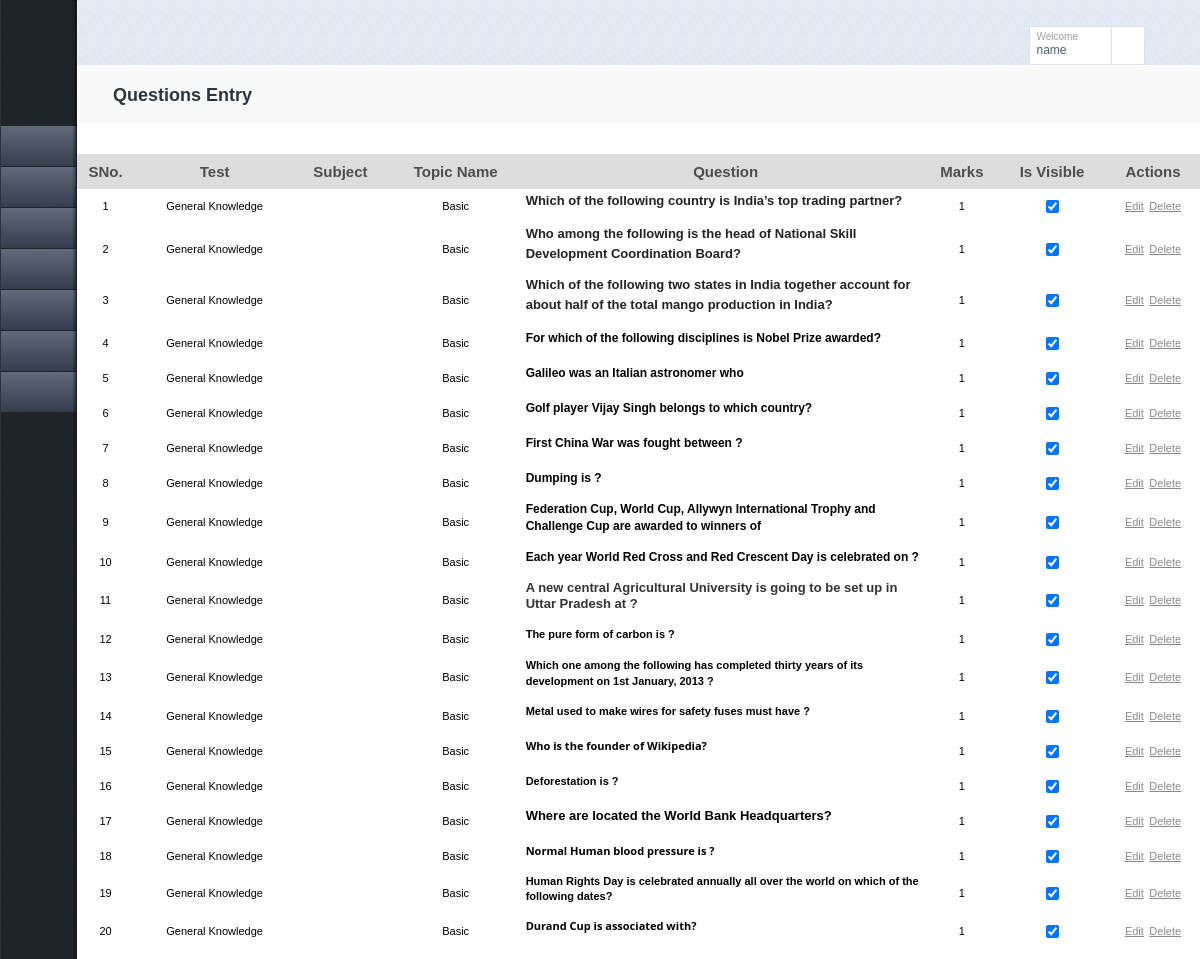
Page /group4/questionEntry.php?tid=3 (signed in) on the committed database.
### tables this page shows
CREATE TABLE IF NOT EXISTS `question_master` (
  `ques_id` int(10) unsigned NOT NULL AUTO_INCREMENT,
  `test_id` int(10) unsigned DEFAULT NULL,
  `ques` text,
  `ans1` text,
  `ans2` text,
  `ans3` text,
  `ans4` text,
  `correct` varchar(5) DEFAULT NULL,
  `subject_id` int(10) unsigned DEFAULT NULL,
  `topic_id` int(10) unsigned DEFAULT NULL,
  `sub_topic_id` int(10) DEFAULT NULL,
  `level` varchar(1) DEFAULT NULL,
  `ques_image` varchar(100) DEFAULT NULL,
  `ans1_img` varchar(100) DEFAULT NULL,
  `ans2_img` varchar(100) DEFAULT NULL,
  `ans3_img` varchar(100) DEFAULT NULL,
  `ans4_img` varchar(100) DEFAULT NULL,
  `marks` int(10) unsigned DEFAULT NULL,
  `isVisible` char(1) NOT NULL,
  `solution` text,
  `isTextBox` char(1) DEFAULT NULL,
  PRIMARY KEY (`ques_id`)
);

CREATE TABLE IF NOT EXISTS `test_master` (
  `test_id` int(10) unsigned NOT NULL AUTO_INCREMENT,
  `test_name` varchar(100) NOT NULL,
  `category_id` int(10) unsigned NOT NULL,
  `cutoff_marks` int(4) unsigned NOT NULL,
  `negative_marks` int(2) NOT NULL,
  `test_duration` int(5) unsigned NOT NULL,
  `instructions` text NOT NULL,
  `isVisible` char(1) DEFAULT NULL,
  `isEvent` varchar(3) DEFAULT NULL,
  `event_status` varchar(10) DEFAULT NULL,
  PRIMARY KEY (`test_id`)
);

CREATE TABLE IF NOT EXISTS `topic_master` (
  `topic_id` int(10) unsigned NOT NULL AUTO_INCREMENT,
  `subject_id` int(10) unsigned DEFAULT NULL,
  `topic_name` varchar(45) DEFAULT NULL,
  PRIMARY KEY (`topic_id`)
);

### group4/questionEntry.php (the view, shortened to what this page needs)
<?php require_once 'header.php'; require_once 'db_inc.php'; $tid=$_GET["tid"];?>
<div id="tab-1" class="tab">
		<article>
			<div class="text-section">
			<h1>Questions Entry</h1>
		</div>
  <br/><br/>
  <link rel="stylesheet" type="text/css" href="css/stylespaginate.css" media="screen"/>
             <div id="paging_container" class="container">
      <table id="question_display_table" style="text-align:center;" class="content main-form-table3" width="100%">
    <thead><tr><th>SNo.</th><th>Test</th><th>Subject</th><th>Topic Name</th><th style="width:400px;">Question</th><th>Marks</th><th>Is Visible</th><th>Actions</th></tr></thead>
     <tbody id="question_display_table_tbody">
     <?php $tres=mysql_query("select q.*,subject_name,topic_name,sub_topic_name,test_name from question_master q left join subject_master s on q.subject_id=s.subject_id left join topic_master tp on q.topic_id=tp.topic_id left join sub_topic_master stm on q.sub_topic_id=stm.sub_topic_id left join test_master tm on q.test_id=tm.test_id where q.test_id=".$tid) or die ('er');$i=1;
while($row=mysql_fetch_array($tres)){
echo "<tr id='r$i'><td>$i</td><td>".$row["test_name"]."</td><td>".$row["subject_name"]."</td><td>".$row["topic_name"]."</td><td align='left'>".html_entity_decode($row["ques"]);
if($row["ques_image"]!=""){"&ensp;<img src='uploads/questions/".$row["ques_image"]."'/>";}echo"</td><td>".$row["marks"]."</td><td><input type='checkbox'";if($row["isVisible"]==""){echo "checked='checked'";}echo " value='".$row["test_id"]."' onclick=\"fn_display_it(this,'$i');\"/><td>";?><a onclick="fn_set('e','<?php echo $row["ques_id"];?>','<?php echo $row["test_id"];?>');">Edit</a>&ensp;<a onclick="fn_set('d','<?php echo "$i','".$row["ques_id"];?>','<?php echo $row["test_id"];?>');">Delete</a></td></tr><?php $i++;
}?>
</tbody>
      </table>
      <div class="page_navigation"></div></div>
      <br/>
	</article>
	</div>
<?php include_once 'footer.php'?>

### group4/css/all.css (style rules this page uses)
header, footer, article, section, hgroup, nav, figure, aside { display: block; }
html { height:100%; }
body { margin:0; font:12px/15px "Lucida Sans Unicode", "Lucida Grande", sans-serif; color:#8a8a8a; min-width:1000px; background:#fff; height:100%; }
a { color:#8a8a8a; text-decoration:underline; }
input, textarea, select { font:100% arial,sans-serif; vertical-align:middle; }
.tabs .text-section { background:#f9f9f9; padding:19px 0 8px 36px; margin:0 0 1px; }
.tabs h1 { font-size:18px; line-height:20px; margin:0 0 8px; color:#2b333b; }
.tabs p { margin:0 0 10px; }

### user/css/styles.css (style rules this page uses)
html, body, div, span, h1, h2, h3, h4, h5, h6, blockquote, pre, a, abbr, acronym, address, code, del, dfn, em, img, q, dl, dt, dd, ol, ul, li, fieldset, form, label, legend, table, caption, tbody, tfoot, thead, tr, th, td { margin:0;padding:0;border:0;font-size:11px; }
body { font-family:Verdana, Arial, Helvetica, sans-serif;color:#262626;background:url("../images/bg_body.gif") repeat-x scroll left top #FFFFFF;font-size:12px; }
.main-form-table3 { border-collapse:collapse;border-spacing:0; }
.main-form-table3 th { background-color:#DDDDDD;color:#4E4D4D;font-size:15px; }
.main-form-table3 tr { height:35px; }

### group4/css/stylespaginate.css (style rules this page uses)
#paging_container { width:100%; }
.container { width:260px;float: left;margin:0px;background-color:white; }
.content, .alt_content { color:black; }

### group4/questionEntry.php (style rules this page uses)
.main-form-table3 a { cursor:pointer; }

### rows in the picture
question_master: test.test_name "General Knowledge", topic.topic_name "Basic", ques "Which of the following country is India’s top trading partner?", marks "1", isVisible "☑"
question_master: test.test_name "General Knowledge", topic.topic_name "Basic", ques "Who among the following is the head of National Skill Development Coordination Board?", marks "1", isVisible "☑"
question_master: test.test_name "General Knowledge", topic.topic_name "Basic", ques "Which of the following two states in India together account for about half of the total mango production in India?", marks "1", isVisible "☑"
question_master: test.test_name "General Knowledge", topic.topic_name "Basic", ques "For which of the following disciplines is Nobel Prize awarded?", marks "1", isVisible "☑"
question_master: test.test_name "General Knowledge", topic.topic_name "Basic", ques "Galileo was an Italian astronomer who", marks "1", isVisible "☑"
question_master: test.test_name "General Knowledge", topic.topic_name "Basic", ques "Golf player Vijay Singh belongs to which country?", marks "1", isVisible "☑"
question_master: test.test_name "General Knowledge", topic.topic_name "Basic", ques "First China War was fought between ?", marks "1", isVisible "☑"
question_master: test.test_name "General Knowledge", topic.topic_name "Basic", ques "Dumping is ?", marks "1", isVisible "☑"
question_master: test.test_name "General Knowledge", topic.topic_name "Basic", ques "Federation Cup, World Cup, Allywyn International Trophy and Challenge Cup are awarded to winners of", marks "1", isVisible "☑"
question_master: test.test_name "General Knowledge", topic.topic_name "Basic", ques "Each year World Red Cross and Red Crescent Day is celebrated on ?", marks "1", isVisible "☑"
question_master: test.test_name "General Knowledge", topic.topic_name "Basic", ques "A new central Agricultural University is going to be set up in Uttar Pradesh at ?", marks "1", isVisible "☑"
question_master: test.test_name "General Knowledge", topic.topic_name "Basic", ques "The pure form of carbon is ?", marks "1", isVisible "☑"
question_master: test.test_name "General Knowledge", topic.topic_name "Basic", ques "Which one among the following has completed thirty years of its development on 1st January, 2013 ?", marks "1", isVisible "☑"
question_master: test.test_name "General Knowledge", topic.topic_name "Basic", ques "Metal used to make wires for safety fuses must have ?", marks "1", isVisible "☑"
question_master: test.test_name "General Knowledge", topic.topic_name "Basic", ques "Who is the founder of Wikipedia?", marks "1", isVisible "☑"
question_master: test.test_name "General Knowledge", topic.topic_name "Basic", ques "Deforestation is ?", marks "1", isVisible "☑"
question_master: test.test_name "General Knowledge", topic.topic_name "Basic", ques "Where are located the World Bank Headquarters?", marks "1", isVisible "☑"
question_master: test.test_name "General Knowledge", topic.topic_name "Basic", ques "Normal Human blood pressure is ?", marks "1", isVisible "☑"
question_master: test.test_name "General Knowledge", topic.topic_name "Basic", ques "Human Rights Day is celebrated annually all over the world on which of the following dates?", marks "1", isVisible "☑"
question_master: test.test_name "General Knowledge", topic.topic_name "Basic", ques "Durand Cup is associated with?", marks "1", isVisible "☑"

### other values in the picture
$_SESSION["uname"] "name"
